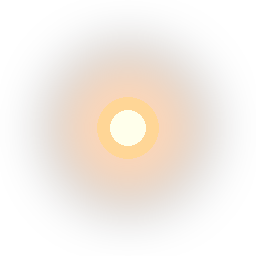
#> input picture Assets/Resources/UI/Realm/FX_realm_ember.png, 256 x 256 px
$ python slice_realm_fx.py ../../Assets/Resources/UI/Realm/FX_realm_ember.png
#> lines starting #> are read from the running program, lines starting #| are printed output that depends on the picture; after the words box and inside, x2 and y2 are one past the last pixel; in counts of white or black regions, pixels touching at a corner belong together
# -*- coding: utf-8 -*-
"""
秘境粒子图集 → 5 张独立 PNG（2026-10-16）

一张图集出 5 个粒子，比"每个粒子出一次图"省 4 次出图。
本脚本做：
  ① 白底 → 真透明（色距法，与 _battle_particle_matte.py 同一套口径）
  ② 按**内容列间隙**自动切成 5 个（不写死像素位置 —— 出图每次排布会有小偏移，
     写死就会切歪；靠"投影列空隙"切才对任何排布都稳）
  ③ 每个切片先裁到自身 bbox，再居中放进正方形画布（Unity 里 UGUI 粒子按像素尺寸缩放，
     非方形源图会被拉伸变形）

用法：python Tools/art/slice_realm_fx.py <图集>
"""
import os
import sys
import numpy as np
from PIL import Image

ROOT = os.path.dirname(os.path.dirname(os.path.dirname(os.path.abspath(__file__))))
DST_DIR = os.path.join(ROOT, "Assets", "Resources", "UI", "Realm")

# 顺序必须与出图提示词一致（左 → 右）
NAMES = [
    "FX_realm_marsh.png",    # ① 浮萍叶
    "FX_realm_ember.png",    # ② 余烬火星
    "FX_realm_gear.png",     # ③ 齿轮碎片
    "FX_realm_silent.png",   # ④ 尘埃球
    "FX_realm_thorn.png",    # ⑤ 枯叶屑
]

OUT_SIZE = 128       # 统一直径（正方形）
# 底部裁掉比例：水印在底部，粒子在画面中部 ⇒ 裁掉底边不影响内容
CROP_BOTTOM = 0.06


def main():
    src = sys.argv[1]
    im = Image.open(src).convert("RGB")
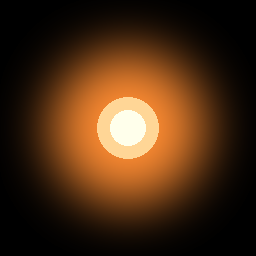
#> im: PIL image 256x256 RGB; mean R, G, B 72.5, 43.8, 20.1
    w, h = im.size
#> w = 256; h = 256
    im = im.crop((0, 0, w, h - int(h * CROP_BOTTOM)))
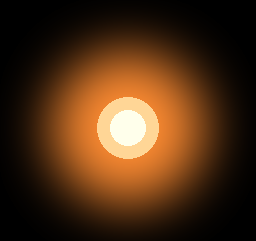
#> im: PIL image 256x241 RGB; mean R, G, B 76.9, 46.5, 21.3
    a = np.asarray(im).astype(np.float32)
    h, w, _ = a.shape
#> h = 241
    print("src", src, "->", (w, h))
#| src ../../Assets/Resources/UI/Realm/FX_realm_ember.png -> (256, 241)

    # ---- 1. 色距 → alpha（白底透明）----
    # ⚠ 阈值必须先量再定：这张图集实测"纸底噪声 diff ≤ 20、内容 diff ≥ 66"，
    #   所以 lo 取 26（高于纸噪、远低于内容），hi 取 130。
    #   初版照抄了粒子图那套 lo=12/hi=90 —— 结果纸底的微弱纹理也被算成内容，
    #   切出来的"粒子"高度 900px（整张图的高度），是**先量阈值**才发现的。
    paper = np.array([247.0, 247.0, 247.0], np.float32)
    diff = np.abs(a - paper[None, None, :]).max(axis=2)
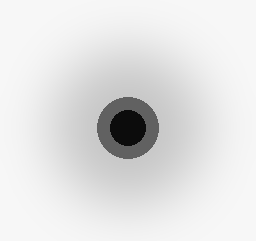
#> diff: shape (241, 256) float32; min 12, max 247, mean 225.7
    lo, hi = 26.0, 130.0
    alpha = np.clip((diff - lo) / (hi - lo), 0.0, 1.0)
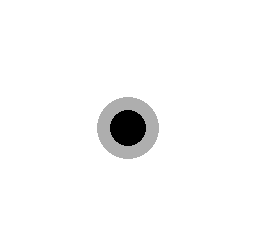
#> alpha: shape (241, 256) float32; min 0, max 1, mean 0.973
    print("alpha coverage = %.4f" % float((alpha > 0.08).mean()))
#| alpha coverage = 0.9836

    mask = alpha > 0.08
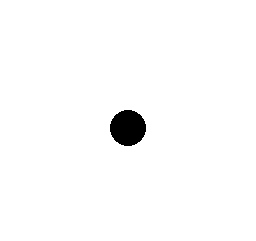
#> mask: shape (241, 256) bool; 98.4% white; 1 black region, box (x1, y1, x2, y2) and area: (110, 110, 146, 146) 1012

    # ---- 2. 按列投影找 5 个连通块（列全空 = 分隔）----
    colsum = mask.sum(axis=0)
#> colsum = 256 values, max 241 at index 0, min 205 at index 124, mean 237
    runs = []
    inrun = False
    for x in range(w):
        if colsum[x] > 0 and not inrun:
            inrun = True; start = x
        elif colsum[x] == 0 and inrun:
            inrun = False; runs.append((start, x))
#> after the loop, inrun = True; runs = []; start = 0
    if inrun:
        runs.append((start, w))

    # 合并/拆分到正好 5 段：过滤掉过窄的碎块（噪点），再按总宽取最多的 5 个
    runs = [r for r in runs if r[1] - r[0] >= max(4, w // 200)]
#> runs = [(0, 256)]
    print("column runs =", runs)
#| column runs = [(0, 256)]
    if len(runs) < 5:
        print("ERROR: 只找到 %d 段（需要 5）—— 图集排布不合预期，请重出图或改切法" % len(runs))
#| ERROR: 只找到 1 段（需要 5）—— 图集排布不合预期，请重出图或改切法
#> (the run stopped early here; a loop or call above may not have finished)
